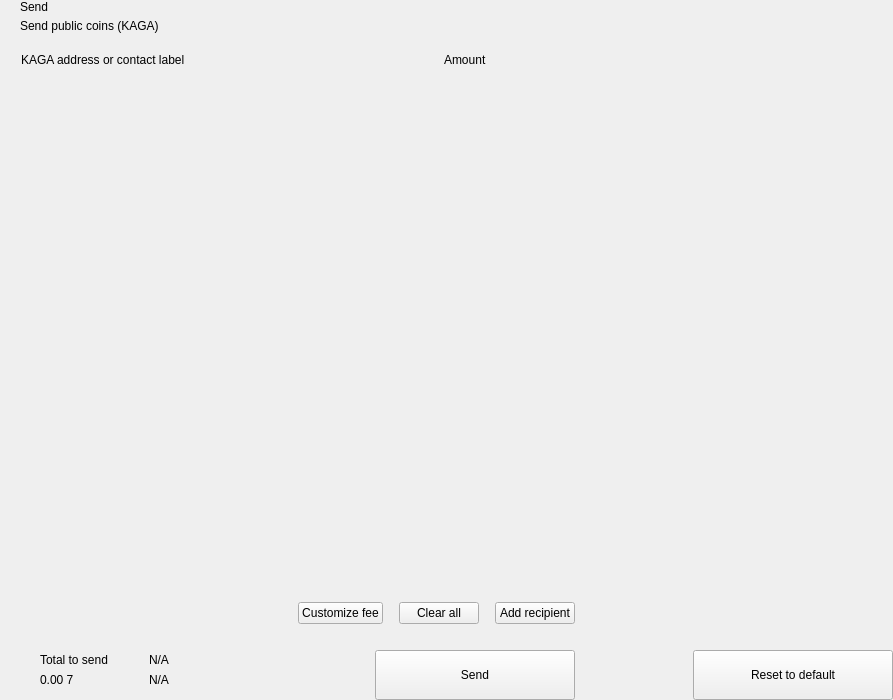
<?xml version="1.0" encoding="UTF-8"?>
<ui version="4.0">
 <class>send</class>
 <widget class="QWidget" name="send">
  <property name="geometry">
   <rect>
    <x>0</x>
    <y>0</y>
    <width>893</width>
    <height>700</height>
   </rect>
  </property>
  <property name="windowTitle">
   <string>Form</string>
  </property>
  <layout class="QHBoxLayout" name="horizontalLayout_2" stretch="2,1">
   <property name="spacing">
    <number>0</number>
   </property>
   <property name="leftMargin">
    <number>0</number>
   </property>
   <property name="topMargin">
    <number>0</number>
   </property>
   <property name="rightMargin">
    <number>0</number>
   </property>
   <property name="bottomMargin">
    <number>0</number>
   </property>
   <item>
    <widget class="QWidget" name="left" native="true">
     <layout class="QVBoxLayout" name="verticalLayout_3">
      <property name="spacing">
       <number>0</number>
      </property>
      <property name="leftMargin">
       <number>0</number>
      </property>
      <property name="topMargin">
       <number>0</number>
      </property>
      <property name="rightMargin">
       <number>0</number>
      </property>
      <property name="bottomMargin">
       <number>0</number>
      </property>
      <item>
       <layout class="QVBoxLayout" name="verticalLayout_22" stretch="0,0,0,1,0,0,0,0">
        <property name="spacing">
         <number>0</number>
        </property>
        <item>
         <layout class="QHBoxLayout" name="horizontalLayout_3">
          <property name="spacing">
           <number>0</number>
          </property>
          <property name="leftMargin">
           <number>20</number>
          </property>
          <property name="rightMargin">
           <number>20</number>
          </property>
          <item>
           <layout class="QVBoxLayout" name="verticalLayout">
            <property name="spacing">
             <number>5</number>
            </property>
            <item>
             <widget class="QLabel" name="labelTitle">
              <property name="text">
               <string>Send</string>
              </property>
              <property name="alignment">
               <set>Qt::AlignLeading|Qt::AlignLeft|Qt::AlignVCenter</set>
              </property>
             </widget>
            </item>
            <item>
             <widget class="QLabel" name="labelSubtitle1">
              <property name="text">
               <string>Send public coins (KAGA)</string>
              </property>
             </widget>
            </item>
           </layout>
          </item>
          <item>
           <spacer name="horizontalSpacer">
            <property name="orientation">
             <enum>Qt::Horizontal</enum>
            </property>
            <property name="sizeHint" stdset="0">
             <size>
              <width>40</width>
              <height>20</height>
             </size>
            </property>
           </spacer>
          </item>
         </layout>
        </item>
        <item>
         <spacer name="verticalSpacer_2">
          <property name="orientation">
           <enum>Qt::Vertical</enum>
          </property>
          <property name="sizeType">
           <enum>QSizePolicy::Fixed</enum>
          </property>
          <property name="sizeHint" stdset="0">
           <size>
            <width>20</width>
            <height>20</height>
           </size>
          </property>
         </spacer>
        </item>
        <item>
         <layout class="QHBoxLayout" name="horizontalLayout" stretch="6,0,2">
          <property name="spacing">
           <number>0</number>
          </property>
          <property name="leftMargin">
           <number>10</number>
          </property>
          <property name="topMargin">
           <number>0</number>
          </property>
          <property name="rightMargin">
           <number>20</number>
          </property>
          <property name="bottomMargin">
           <number>0</number>
          </property>
          <item>
           <widget class="QLabel" name="labelSubtitleAddress">
            <property name="styleSheet">
             <string notr="true">margin-left:8px;</string>
            </property>
            <property name="text">
             <string>KAGA address or contact label</string>
            </property>
           </widget>
          </item>
          <item>
           <spacer name="horizontalSpacer_3">
            <property name="orientation">
             <enum>Qt::Horizontal</enum>
            </property>
            <property name="sizeType">
             <enum>QSizePolicy::Fixed</enum>
            </property>
            <property name="sizeHint" stdset="0">
             <size>
              <width>40</width>
              <height>1</height>
             </size>
            </property>
           </spacer>
          </item>
          <item>
           <widget class="QLabel" name="labelSubtitleAmount">
            <property name="text">
             <string>Amount</string>
            </property>
           </widget>
          </item>
         </layout>
        </item>
        <item>
         <widget class="QScrollArea" name="scrollArea">
          <property name="minimumSize">
           <size>
            <width>0</width>
            <height>350</height>
           </size>
          </property>
          <property name="styleSheet">
           <string notr="true">#scrollArea {
            background:transparent;
            margin-top:10px;
}</string>
          </property>
          <property name="horizontalScrollBarPolicy">
           <enum>Qt::ScrollBarAlwaysOff</enum>
          </property>
          <property name="sizeAdjustPolicy">
           <enum>QAbstractScrollArea::AdjustIgnored</enum>
          </property>
          <property name="widgetResizable">
           <bool>true</bool>
          </property>
          <property name="alignment">
           <set>Qt::AlignLeading|Qt::AlignLeft|Qt::AlignTop</set>
          </property>
          <widget class="QWidget" name="scrollAreaWidgetContents">
           <property name="geometry">
            <rect>
             <x>0</x>
             <y>0</y>
             <width>591</width>
             <height>16</height>
            </rect>
           </property>
           <property name="sizePolicy">
            <sizepolicy hsizetype="Preferred" vsizetype="Maximum">
             <horstretch>0</horstretch>
             <verstretch>0</verstretch>
            </sizepolicy>
           </property>
           <property name="autoFillBackground">
            <bool>false</bool>
           </property>
           <property name="styleSheet">
            <string notr="true">#scrollAreaWidgetContents {
             background:transparent;
             }</string>
           </property>
           <layout class="QVBoxLayout" name="verticalLayout_7">
            <property name="spacing">
             <number>0</number>
            </property>
            <property name="sizeConstraint">
             <enum>QLayout::SetDefaultConstraint</enum>
            </property>
            <property name="leftMargin">
             <number>0</number>
            </property>
            <property name="topMargin">
             <number>0</number>
            </property>
            <property name="rightMargin">
             <number>0</number>
            </property>
            <property name="bottomMargin">
             <number>0</number>
            </property>
           </layout>
          </widget>
         </widget>
        </item>
        <item>
         <spacer name="verticalSpacer_4">
          <property name="orientation">
           <enum>Qt::Vertical</enum>
          </property>
          <property name="sizeType">
           <enum>QSizePolicy::Fixed</enum>
          </property>
          <property name="sizeHint" stdset="0">
           <size>
            <width>20</width>
            <height>20</height>
           </size>
          </property>
         </spacer>
        </item>
        <item>
         <layout class="QHBoxLayout" name="horizontalLayout_20">
          <property name="spacing">
           <number>6</number>
          </property>
          <property name="leftMargin">
           <number>20</number>
          </property>
          <property name="rightMargin">
           <number>20</number>
          </property>
          <item>
           <spacer name="horizontalSpacer_4">
            <property name="orientation">
             <enum>Qt::Horizontal</enum>
            </property>
            <property name="sizeHint" stdset="0">
             <size>
              <width>10</width>
              <height>20</height>
             </size>
            </property>
           </spacer>
          </item>
          <item>
           <widget class="QPushButton" name="pushButtonFee">
            <property name="focusPolicy">
             <enum>Qt::NoFocus</enum>
            </property>
            <property name="text">
             <string>Customize fee</string>
            </property>
           </widget>
          </item>
          <item>
           <spacer name="horizontalSpacer_11">
            <property name="orientation">
             <enum>Qt::Horizontal</enum>
            </property>
            <property name="sizeType">
             <enum>QSizePolicy::Minimum</enum>
            </property>
            <property name="sizeHint" stdset="0">
             <size>
              <width>10</width>
              <height>20</height>
             </size>
            </property>
           </spacer>
          </item>
          <item>
           <widget class="QPushButton" name="pushButtonClear">
            <property name="focusPolicy">
             <enum>Qt::NoFocus</enum>
            </property>
            <property name="layoutDirection">
             <enum>Qt::RightToLeft</enum>
            </property>
            <property name="text">
             <string>Clear all</string>
            </property>
           </widget>
          </item>
          <item>
           <spacer name="horizontalSpacer_6">
            <property name="orientation">
             <enum>Qt::Horizontal</enum>
            </property>
            <property name="sizeType">
             <enum>QSizePolicy::Fixed</enum>
            </property>
            <property name="sizeHint" stdset="0">
             <size>
              <width>10</width>
              <height>20</height>
             </size>
            </property>
           </spacer>
          </item>
          <item>
           <widget class="QPushButton" name="pushButtonAddRecipient">
            <property name="focusPolicy">
             <enum>Qt::NoFocus</enum>
            </property>
            <property name="text">
             <string>Add recipient</string>
            </property>
           </widget>
          </item>
         </layout>
        </item>
        <item>
         <spacer name="verticalSpacer">
          <property name="orientation">
           <enum>Qt::Vertical</enum>
          </property>
          <property name="sizeType">
           <enum>QSizePolicy::Fixed</enum>
          </property>
          <property name="sizeHint" stdset="0">
           <size>
            <width>20</width>
            <height>16</height>
           </size>
          </property>
         </spacer>
        </item>
        <item>
         <layout class="QHBoxLayout" name="horizontalLayout_7">
          <property name="rightMargin">
           <number>20</number>
          </property>
          <item>
           <layout class="QHBoxLayout" name="horizontalLayout_10">
            <property name="spacing">
             <number>0</number>
            </property>
            <property name="leftMargin">
             <number>8</number>
            </property>
            <item>
             <widget class="QStackedWidget" name="stackedWidget">
              <property name="minimumSize">
               <size>
                <width>0</width>
                <height>60</height>
               </size>
              </property>
              <property name="maximumSize">
               <size>
                <width>16777215</width>
                <height>60</height>
               </size>
              </property>
              <widget class="QWidget" name="page1">
               <layout class="QVBoxLayout" name="verticalLayout_71" stretch="0">
                <property name="spacing">
                 <number>6</number>
                </property>
                <property name="leftMargin">
                 <number>12</number>
                </property>
                <property name="topMargin">
                 <number>0</number>
                </property>
                <property name="rightMargin">
                 <number>0</number>
                </property>
                <property name="bottomMargin">
                 <number>0</number>
                </property>
                <item>
                 <widget class="QWidget" name="coinWidget" native="true">
                  <property name="minimumSize">
                   <size>
                    <width>0</width>
                    <height>60</height>
                   </size>
                  </property>
                  <property name="maximumSize">
                   <size>
                    <width>16777215</width>
                    <height>60</height>
                   </size>
                  </property>
                  <layout class="QHBoxLayout" name="horizontalLayout_9">
                   <property name="spacing">
                    <number>0</number>
                   </property>
                   <property name="leftMargin">
                    <number>20</number>
                   </property>
                   <property name="topMargin">
                    <number>10</number>
                   </property>
                   <property name="rightMargin">
                    <number>20</number>
                   </property>
                   <property name="bottomMargin">
                    <number>10</number>
                   </property>
                   <item>
                    <layout class="QVBoxLayout" name="verticalSend">
                     <property name="spacing">
                      <number>0</number>
                     </property>
                     <item>
                      <widget class="QLabel" name="labelTitleTotalSend">
                       <property name="text">
                        <string>Total to send</string>
                       </property>
                      </widget>
                     </item>
                     <item>
                      <widget class="QLabel" name="labelAmountSend">
                       <property name="text">
                        <string notr="true">0.00 7</string>
                       </property>
                      </widget>
                     </item>
                    </layout>
                   </item>
                   <item>
                    <spacer name="horizontalSpacer_9">
                     <property name="orientation">
                      <enum>Qt::Horizontal</enum>
                     </property>
                     <property name="sizeType">
                      <enum>QSizePolicy::Fixed</enum>
                     </property>
                     <property name="sizeHint" stdset="0">
                      <size>
                       <width>20</width>
                       <height>20</height>
                      </size>
                     </property>
                    </spacer>
                   </item>
                   <item>
                    <widget class="QLabel" name="labelLine">
                     <property name="minimumSize">
                      <size>
                       <width>1</width>
                       <height>0</height>
                      </size>
                     </property>
                     <property name="maximumSize">
                      <size>
                       <width>1</width>
                       <height>16777215</height>
                      </size>
                     </property>
                     <property name="text">
                      <string/>
                     </property>
                    </widget>
                   </item>
                   <item>
                    <spacer name="horizontalSpacer_10">
                     <property name="orientation">
                      <enum>Qt::Horizontal</enum>
                     </property>
                     <property name="sizeType">
                      <enum>QSizePolicy::Fixed</enum>
                     </property>
                     <property name="sizeHint" stdset="0">
                      <size>
                       <width>20</width>
                       <height>20</height>
                      </size>
                     </property>
                    </spacer>
                   </item>
                   <item>
                    <layout class="QVBoxLayout" name="verticalRemaining">
                     <property name="spacing">
                      <number>0</number>
                     </property>
                     <item>
                      <widget class="QLabel" name="labelTitleTotalRemaining">
                       <property name="text">
                        <string notr="true">N/A</string>
                       </property>
                      </widget>
                     </item>
                     <item>
                      <widget class="QLabel" name="labelAmountRemaining">
                       <property name="text">
                        <string notr="true">N/A</string>
                       </property>
                      </widget>
                     </item>
                    </layout>
                   </item>
                  </layout>
                 </widget>
                </item>
               </layout>
              </widget>
              <widget class="QWidget" name="page_2"/>
             </widget>
            </item>
           </layout>
          </item>
          <item>
           <spacer name="horizontalSpacer_5">
            <property name="orientation">
             <enum>Qt::Horizontal</enum>
            </property>
            <property name="sizeType">
             <enum>QSizePolicy::Expanding</enum>
            </property>
            <property name="sizeHint" stdset="0">
             <size>
              <width>40</width>
              <height>20</height>
             </size>
            </property>
           </spacer>
          </item>
          <item alignment="Qt::AlignBottom">
           <widget class="QPushButton" name="pushButtonSave">
            <property name="minimumSize">
             <size>
              <width>200</width>
              <height>50</height>
             </size>
            </property>
            <property name="maximumSize">
             <size>
              <width>200</width>
              <height>50</height>
             </size>
            </property>
            <property name="focusPolicy">
             <enum>Qt::NoFocus</enum>
            </property>
            <property name="text">
             <string>Send</string>
            </property>
           </widget>
          </item>
         </layout>
        </item>
       </layout>
      </item>
     </layout>
    </widget>
   </item>
   <item>
    <widget class="QWidget" name="right" native="true">
     <layout class="QVBoxLayout" name="verticalLayout_5">
      <property name="leftMargin">
       <number>0</number>
      </property>
      <property name="topMargin">
       <number>0</number>
      </property>
      <property name="rightMargin">
       <number>0</number>
      </property>
      <property name="bottomMargin">
       <number>0</number>
      </property>
      <item>
       <layout class="QVBoxLayout" name="verticalLayout_4">
        <property name="spacing">
         <number>6</number>
        </property>
        <item>
         <widget class="OptionButton" name="btnCoinControl" native="true">
          <property name="minimumSize">
           <size>
            <width>0</width>
            <height>50</height>
           </size>
          </property>
         </widget>
        </item>
        <item>
         <widget class="OptionButton" name="btnChangeAddress" native="true">
          <property name="minimumSize">
           <size>
            <width>0</width>
            <height>50</height>
           </size>
          </property>
         </widget>
        </item>
        <item>
         <widget class="OptionButton" name="btnUri" native="true">
          <property name="minimumSize">
           <size>
            <width>0</width>
            <height>50</height>
           </size>
          </property>
         </widget>
        </item>
        <item>
         <spacer name="verticalSpacer_5">
          <property name="orientation">
           <enum>Qt::Vertical</enum>
          </property>
          <property name="sizeHint" stdset="0">
           <size>
            <width>20</width>
            <height>40</height>
           </size>
          </property>
         </spacer>
        </item>
        <item>
         <layout class="QHBoxLayout" name="horizontalLayout_8">
          <item>
           <spacer name="horizontalSpacer_7">
            <property name="orientation">
             <enum>Qt::Horizontal</enum>
            </property>
            <property name="sizeHint" stdset="0">
             <size>
              <width>40</width>
              <height>20</height>
             </size>
            </property>
           </spacer>
          </item>
          <item>
           <widget class="QPushButton" name="pushButtonReset">
            <property name="minimumSize">
             <size>
              <width>200</width>
              <height>50</height>
             </size>
            </property>
            <property name="maximumSize">
             <size>
              <width>200</width>
              <height>50</height>
             </size>
            </property>
            <property name="focusPolicy">
             <enum>Qt::NoFocus</enum>
            </property>
            <property name="text">
             <string>Reset to default</string>
            </property>
           </widget>
          </item>
         </layout>
        </item>
       </layout>
      </item>
     </layout>
    </widget>
   </item>
  </layout>
 </widget>
 <customwidgets>
  <customwidget>
   <class>OptionButton</class>
   <extends>QWidget</extends>
   <header>qt/pivx/optionbutton.h</header>
   <container>1</container>
  </customwidget>
 </customwidgets>
 <resources/>
 <connections/>
</ui>
